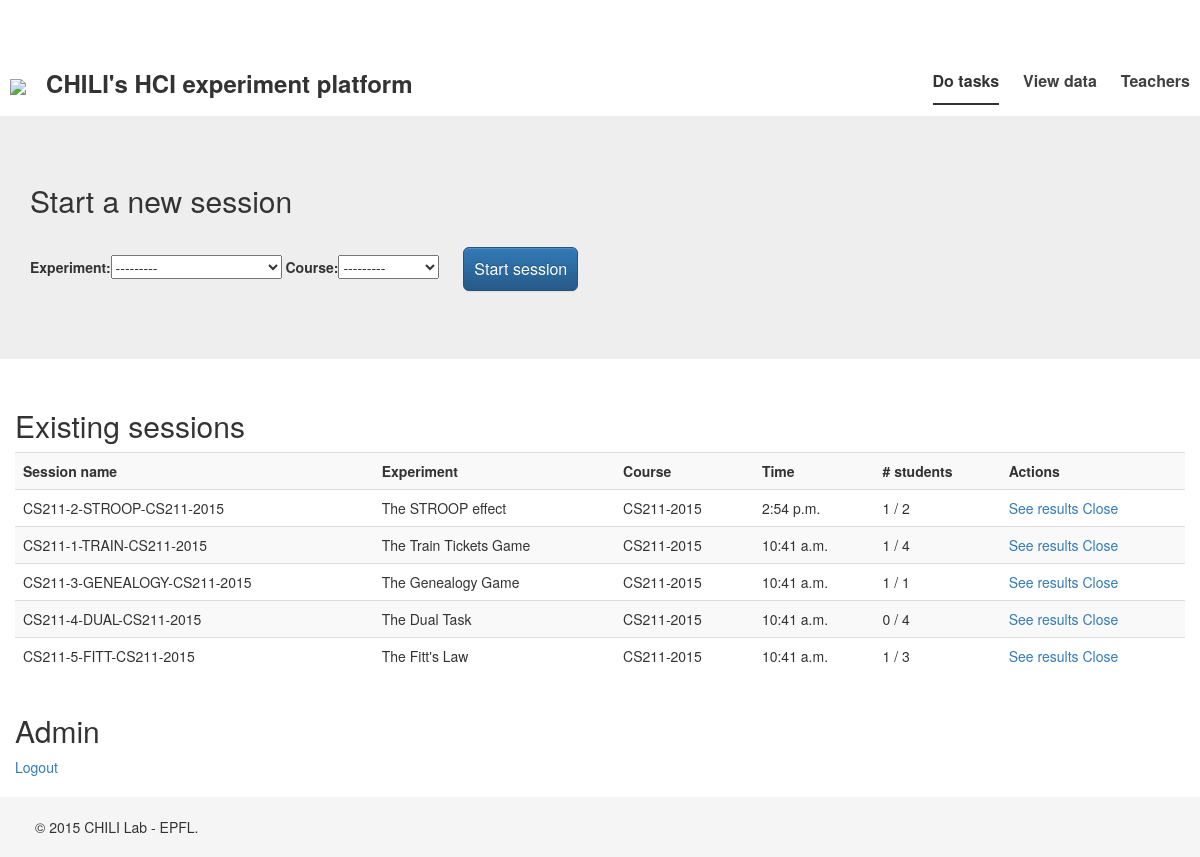
Screenshot of /teacher/ (signed in) with the database file from the repository.
### experiment/models.py (models this page shows)
class Session(models.Model):
    experiment = models.ForeignKey(Experiment)
    course = models.ForeignKey(Course)
    time = models.TimeField(auto_now_add=True)
    closed = models.BooleanField()
    def __str__(self):
        return self.experiment.slug.__str__() + "-" + self.course.__str__()
    def num_students(self):
        return self.user_set.all().count()
    def num_students_completed(self):
        return self.user_set.filter(completed=1).count()

class Experiment(models.Model):
    slug = models.CharField(max_length=50)
    name = models.CharField(max_length=50)
    def __str__(self):
        return self.name.__str__()

class Course(models.Model):
    slug = models.CharField(max_length=50)
    name = models.CharField(max_length=50)
    def __str__(self):
        return self.name.__str__()

### experiment/views.py (the view, shortened to what this page needs)
# urls.py: url(r'^teacher/$', login_required(SessionView.as_view()), name='teacher'),
class SessionView(FormView):
    template_name = "teacher_index.html"
    form_class = SessionForm
    success_url = '/'
    def get_context_data(self, **kwargs):
        context = super(SessionView, self).get_context_data(**kwargs)
        context['sessions'] = Session.objects.all()
        return context

### experiment/forms.py
class SessionForm(ModelForm):
    class Meta:
        model = Session
        fields = ['experiment', 'course']

### templates/teacher_index.html (shortened to what this page needs)
{% extends "base.html" %}
{% block content %}
    <div class="jumbotron">
      <div class="container">
        <h2>Start a new session</h2>
		<form class="form-signin" action="/teacher/" method="post">
		    {{ form }}
		    <input type="submit"  class="btn btn-lg btn-primary" value="Start session" />
		</form>
      </div>
    </div>
    <div class="container">
    	<div class="row">
			<h2>Existing sessions</h2>
			<div class="table-responsive">
				<table class="table table-striped">
				<tr>
				<th>Session name</th><th>Experiment</th><th>Course</th><th>Time</th><th># students</th><th>Actions</th>
				{% for session in sessions %}
					<tr>
					<td>{{ session }}</td>
					<td>{{ session.experiment }}</td>
					<td>{{ session.course }}</td>
					<td>{{ session.time }}</td>
					<td>{{ session.num_students_completed }} / {{ session.num_students }}</td>
					<td><a href="{% url "results" session.id %}">See results</a>
					{% if session.closed %}
						<a href="{% url "session_management" "open" session.id %}">Open</a>
					{% else %}
						<a href="{% url "session_management" "close" session.id %}">Close</a>
					{% endif %}
					</td>
					</tr>
				{% endfor %}
				</tr>
				</table>
			</div>
		</div>
		<div class="row">
			<h2>Admin</h2>
			<a href="{% url "logout"%}">Logout</a>
		</div>
	</div>
{% endblock %}

### templates/base.html (shortened to what this page needs)
{% load staticfiles %}
<!DOCTYPE html>
<html lang="en">
  <head>
    <link href="{% static 'bootstrap/css/bootstrap.min.css' %}"
          rel="stylesheet" media="screen">
    <link href="{% static 'bootstrap/css/bootstrap-theme.min.css' %}"
          rel="stylesheet" media="screen">
    <link href="{% static 'bootstrap/css/jumbotron.css' %}" rel="stylesheet">
    <link href="{% static 'jquery/css/jquery.countdown.css' %}" rel="stylesheet">
    <link href="{% static 'css/custom.css' %}" rel="stylesheet">
  </head>
  <body>
          <div class="masthead clearfix">
            <div class="inner">
              <h3 class="masthead-brand"><img src="{% static 'img/EPFL_logo-transp.png' %}" height="50px" /> &nbsp; CHILI's HCI experiment platform</h3>
              <nav>
                <ul class="nav masthead-nav">
                  <li class="active"><a href="/">Do tasks</a></li>
                  <li><a href="#">View data</a></li>
                  <li><a href="/teacher">Teachers</a></li>
                </ul>
              </nav>
            </div>
          </div>
   {% block content %}
    {% endblock %}
  <footer class="footer">
      <div class="container">
              <p>&copy; 2015 CHILI Lab - EPFL.</p>
      </div>
    </footer>
  </body>
</html>

### cs211labs/static/css/custom.css (style rules this page uses)
.masthead-brand { margin-top: 10px; margin-bottom: 10px; }
.masthead-brand { font-weight: bold; }
.masthead-nav > li { display: inline-block; }
.masthead-nav > li + li { margin-left: 20px; }
.masthead-nav > li > a { padding-right: 0; padding-left: 0; font-size: 16px; font-weight: bold; color: #333; color: rgba(0,0,0,.75); border-bottom: 2px solid transparent; }
.masthead-nav > .active > a, .masthead-nav > .active > a:hover, .masthead-nav > .active > a:focus { color: #333; border-bottom-color: #333; }
@media (min-width: 768px) { .masthead-brand { float: left; } }
@media (min-width: 768px) { .masthead-nav { float: right; } }
.masthead { padding: 10px; }
.form-signin input { margin: 20px; position: relative; height: auto; -webkit-box-sizing: border-box; -moz-box-sizing: border-box; box-sizing: border-box; padding: 10px; font-size: 16px; }
html { position: relative; min-height: 100%; }
body { margin-bottom: 60px; }
.footer { position: absolute; bottom: 0; width: 100%; height: 60px; background-color: #f5f5f5; padding: 20px; }

### rows the page displays
Session: experiment+course "CS211-2-STROOP-CS211-2015", experiment "The STROOP effect", course "CS211-2015", time "2:54 p.m.", num_students_completed "1", num_students "2", closed "Close"
Session: experiment+course "CS211-1-TRAIN-CS211-2015", experiment "The Train Tickets Game", course "CS211-2015", time "10:41 a.m.", num_students_completed "1", num_students "4", closed "Close"
Session: experiment+course "CS211-3-GENEALOGY-CS211-2015", experiment "The Genealogy Game", course "CS211-2015", time "10:41 a.m.", num_students_completed "1", num_students "1", closed "Close"
Session: experiment+course "CS211-4-DUAL-CS211-2015", experiment "The Dual Task", course "CS211-2015", time "10:41 a.m.", num_students_completed "0", num_students "4", closed "Close"
Session: experiment+course "CS211-5-FITT-CS211-2015", experiment "The Fitt's Law", course "CS211-2015", time "10:41 a.m.", num_students_completed "1", num_students "3", closed "Close"
